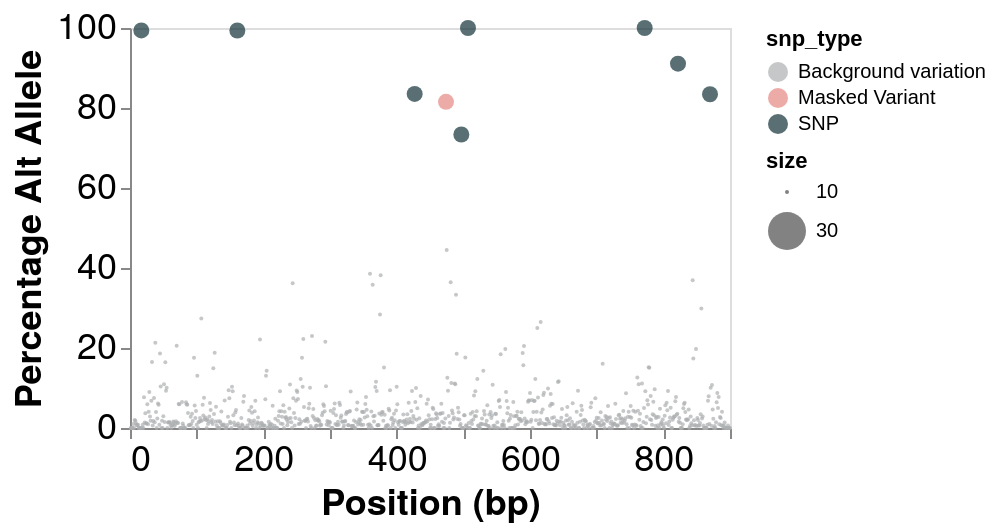

Source (Vega-Lite JSON):
### Vega-Lite specification from a JSON file in a GitHub repository (floating-point values rounded to 4 significant figures; data arrays with more than 128 entries replaced by an {"elided": "..."} marker saying what was removed)
{"$schema": "https://vega.github.io/schema/vega-lite/v5.json", "height": 200, "datasets": {"var_scatter": {"elided": "900 records"}}, "data": {"name": "var_scatter"}, "mark": {"type": "point", "filled": true}, "encoding": {"x": {"field": "Position", "type": "quantitative", "title": "Position (bp)", "axis": {"grid": false, "labelFont": "Helvetica Neue", "labelFontSize": 18, "titleFontSize": 18, "titleFont": "Helvetica Neue"}}, "y": {"field": "Percentage", "type": "quantitative", "title": "Percentage Alt Allele", "scale": {"domain": [0, 100]}, "axis": {"grid": false, "labelFont": "Helvetica Neue", "labelFontSize": 18, "titleFontSize": 18, "titleFont": "Helvetica Neue"}}, "tooltip": [{"field": "Position", "type": "quantitative"}, {"field": "Percentage", "type": "quantitative"}, {"field": "A reads", "type": "nominal"}, {"field": "C reads", "type": "nominal"}, {"field": "G reads", "type": "nominal"}, {"field": "T reads", "type": "nominal"}, {"field": "- reads", "type": "nominal"}, {"field": "Ref base", "type": "nominal"}], "color": {"field": "snp_type", "type": "nominal", "scale": {"range": {"field": "colour"}}}, "size": {"field": "size", "type": "nominal", "scale": {"domain": [10, 30]}}}, "config": {"legend": {}}}
